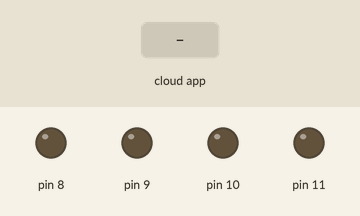
This sketch was run on a simulated Arduino Uno, built with avr-gcc and run on an emulated ATmega328P. On the bench: output pins drawn as LEDs (lit = HIGH). The test bench sets the inputs (shaded band). The ROS host is connected and sends only what is stated.

Above: at 1.2 s.
1.3 s: the phone or cloud app sets linear.x to -100
At 2.1 s:
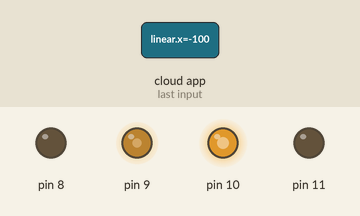
2.8 s: the phone or cloud app sets angular.z to -100
At 3.2 s:
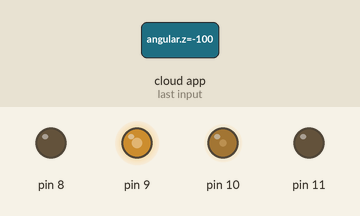
4.3 s: the phone or cloud app sets linear.x to 0
At 5.5 s:
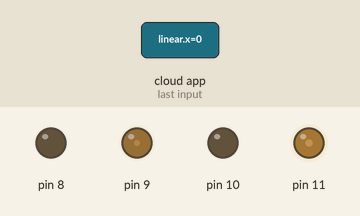
5.8 s: the phone or cloud app sets angular.z to 100
At 6.7 s:
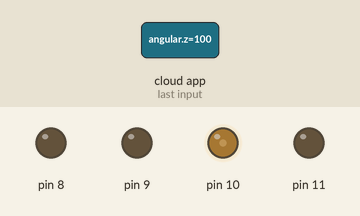
7.3 s: the phone or cloud app sets linear.x to 100
At 7.9 s:
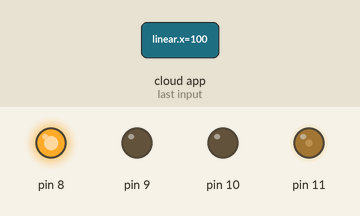
8.8 s: the phone or cloud app sets angular.z to 0
At 10.2 s:
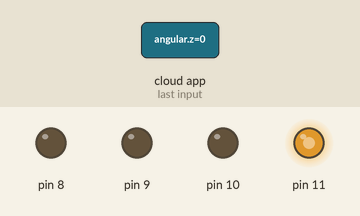
Timing chart, 0 to 11.3 s (numbered marks = the images above; inputs shaded):
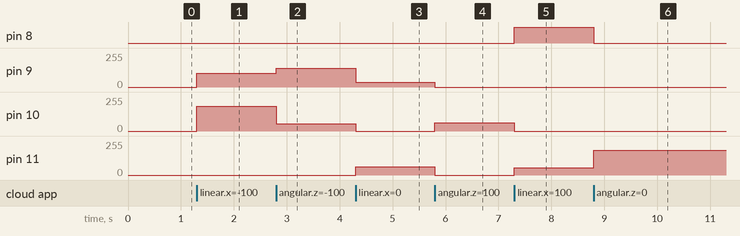

Measured:
- after the input at 1.3 s, pin 9: 0/255 → 105/255 at once; pin 10: 0/255 → 184/255 at once
- after the input at 2.8 s, pin 9: 105/255 → 141/255 at once; pin 10: 184/255 → 56/255 at once
- after the input at 4.3 s, pin 9: 141/255 → 36/255 at once; pin 10: 56/255 → 0/255 at once; pin 11: 0/255 → 63/255 at once
- after the input at 5.8 s, pin 9: 36/255 → 0/255 at once; pin 10: 0/255 → 63/255 at once; pin 11: 63/255 → 0/255 at once
- after the input at 7.3 s, pin 8: LOW → HIGH at once; pin 10: 63/255 → 0/255 at once; pin 11: 0/255 → 56/255 at once
- after the input at 8.8 s, pin 8: HIGH → LOW at once; pin 11: 56/255 → 184/255 at once

The sketch:

from_keyboard_node_test.ino
```cpp
/**
 * NOTES:
 *
 * To use the keyboard:
 *
 * $ roslaunch turtlebot_teleop keyboard_teleop.launch
 *
 * This node publishes into "/cmd_vel_mux/input/teleop" which has the following
 * format (geometry_msgs/Twist):
 *
 * geometry_msgs/Vector3 linear: float {x,y,z}
 * geometry_msgs/Vector3 angular: float {x,y,z}
 *
 * To execute the program correctly:
 *
 * $ roslaunch turtlebot_teleop keyboard_teleop.launch
 * $ rosrun rosserial_python serial_node.py /dev/ttyACM0
 *
 * http://wiki.ros.org/rosserial_python
 *
 * TODO:
 * - catch CTRL-C and exit cleanly (stopping the robot)
 * - how to obtain the maximum velocity (modify bounds)
 *
 */

#include "DifferentialDriveRobot.h"

DifferentialDriveRobot *my_robot;

void setup()
{
  my_robot = new DifferentialDriveRobot(
    new DCMotor(IN1, IN2),
    new DCMotor(IN3, IN4));

  my_robot->updateParameters(0.2, 1.0);
}

void loop()
{
    (my_robot->nh).spinOnce();
    delay(1);
}
```

ATmega2560-HW.h
```cpp
#pragma once

// DC Motor signals

#define IN1	11
#define IN2 10
#define IN3 9
#define IN4	8
```

DCMotor.h
```cpp
#pragma once

#include "ATmega2560-HW.h"

//#define _16BIT_PWM_

#ifdef _16BIT_PWM_
  #define MAX_VALUE 0xFFFF
  #define INT_PWM   uint16_t
#else
  #define MAX_VALUE 0xFF
  #define INT_PWM   uint8_t
#endif

class DCMotor {
public:
  DCMotor();
  DCMotor(int,int);
  void CW(INT_PWM);
  void CCW(INT_PWM);
  void Stop();
private:
  int INL;
  int INH;
  void initPins();
  INT_PWM protectOutput(INT_PWM);
};

DCMotor::DCMotor()
  : DCMotor::DCMotor(IN1, IN2) {
  }

DCMotor::DCMotor(int INL, int INH) {
  this->INL = INL;
  this->INH = INH;
  DCMotor::initPins();
}

void DCMotor::initPins() {

  pinMode(this->INL, OUTPUT);
  pinMode(this->INH, OUTPUT);
  DCMotor::Stop();
}

void DCMotor::Stop() {
  // Motor no gira
  analogWrite (INL, LOW);
  analogWrite (INH, LOW);
}

void DCMotor::CW(INT_PWM val) {

  // Motor turns forward or CW
  analogWrite(INL, LOW);
  analogWrite(INH, protectOutput(val));
}

void DCMotor::CCW(INT_PWM val) {

  // Motor turns in the inverse direction or CCW
  analogWrite (INL, protectOutput(val));
  analogWrite (INH, LOW);
}

INT_PWM DCMotor::protectOutput(INT_PWM val) {

  // For security reasons
  //val > MAX_VALUE? val = MAX_VALUE : val;

  return val;
}
```

DifferentialDriveRobot.h
```cpp
#pragma once

/**
 * ROS standard lenght unit : meter [REP 103]
 *
 */
/*
#if defined(__AVR_ATmega32U4__)
  #define USE_USBCON
#endif
*/
#include <ros.h>
#include <geometry_msgs/Twist.h>
#include "DCMotor.h"

class DifferentialDriveRobot
{
	DCMotor *motor_left;
	DCMotor *motor_right;
	double wheel_radius;
	double wheel_distance;
	double bound_right;
	double bound_left;
	float max_speed;
	float max_turn;
public:
	DifferentialDriveRobot();
	DifferentialDriveRobot(DCMotor*, DCMotor*);
	DifferentialDriveRobot(DCMotor*, DCMotor*, double, double);
	void move(const double, const double);
	void updateParameters(float, float);

	void ddr_callback(const geometry_msgs::Twist&);

	ros::NodeHandle nh;
	ros::Subscriber <geometry_msgs::Twist, DifferentialDriveRobot> sub;
};

DifferentialDriveRobot::DifferentialDriveRobot()
	: DifferentialDriveRobot::DifferentialDriveRobot(
		new DCMotor(IN1,IN2),
		new DCMotor(IN3,IN4), 0.032, 0.1) {}

DifferentialDriveRobot::DifferentialDriveRobot
	(DCMotor *motor_left, DCMotor *motor_right)
	: DifferentialDriveRobot::DifferentialDriveRobot(
		motor_left, motor_right, 0.032, 0.1) {}

DifferentialDriveRobot::DifferentialDriveRobot
	(DCMotor *motor_left, DCMotor *motor_right, double rad, double dist)
	: sub("/cmd_vel_mux/input/teleop", &DifferentialDriveRobot::ddr_callback, this) {
	this->motor_left = motor_left;
	this->motor_right = motor_right;
	this->wheel_radius = rad;
	this->wheel_distance = dist;

	nh.initNode();
  	nh.subscribe(sub);
}

void DifferentialDriveRobot::move(const double lin, const double ang) {

	/**
	 * NOTE ON MATHEMATICAL MODEL:
	 *
	 * ang < 0: moves CW (u_l > u_r)
	 *
	 * To change this, you have to change the sign of the second term
	 *
	 */

	double u_r = (lin + ang * this->wheel_distance/2.0) / this->wheel_radius;
	double u_l = (lin - ang * this->wheel_distance/2.0) / this->wheel_radius;

	if (u_r > 0) {


		motor_right->CW(
			map(static_cast<INT_PWM>(u_r), 0, this->bound_right, 0, MAX_VALUE));
	} else {

		motor_right->CCW(
			map(static_cast<INT_PWM>(-u_r), 0, this->bound_right, 0, MAX_VALUE));
	}

	if (u_l > 0) {

		motor_left->CCW(
			map(static_cast<INT_PWM>(u_l), 0, this->bound_left, 0, MAX_VALUE));
	} else {

		motor_left->CW(
			map(static_cast<INT_PWM>(-u_l), 0, this->bound_left, 0, MAX_VALUE));
	}
}

void DifferentialDriveRobot::updateParameters(float max_speed, float max_turn) {

	this->max_speed = max_speed;
	this->max_turn = max_turn;
	this->bound_right =
		(this->max_speed + this->max_turn * this->wheel_distance/2.0) / this->wheel_radius;
	this->bound_left =
		(this->max_speed - this->max_turn * this->wheel_distance/2.0) / this->wheel_radius;
}

void DifferentialDriveRobot::ddr_callback(const geometry_msgs::Twist& msg) {

	DifferentialDriveRobot::move(msg.linear.x, msg.angular.z);

//	char* str1 = "";
//	dtostrf(lin, 2, 2, str1);
//	nh.loginfo(str1);
/*
	char* str = "";
	snprintf(str,sizeof(int)*2,"%d",var);
	nh.loginfo(str);
*/
	//  delay(1);
}
```
